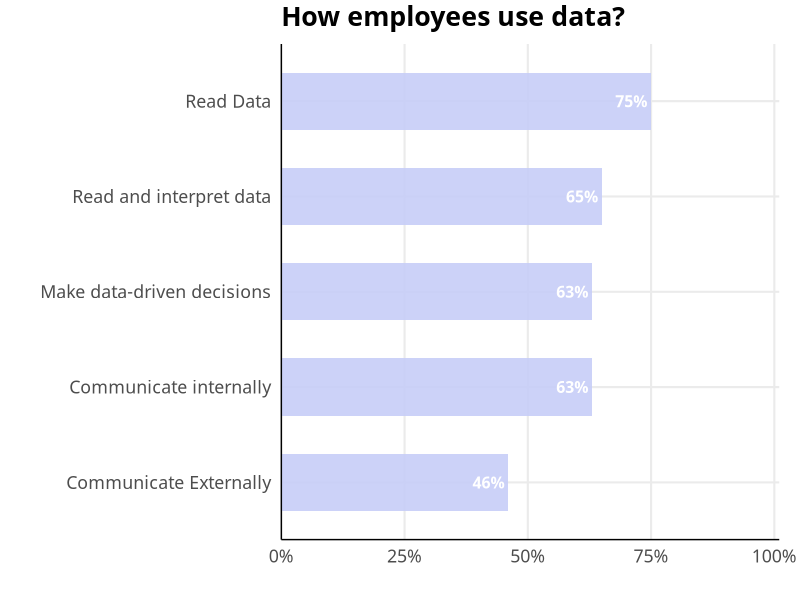
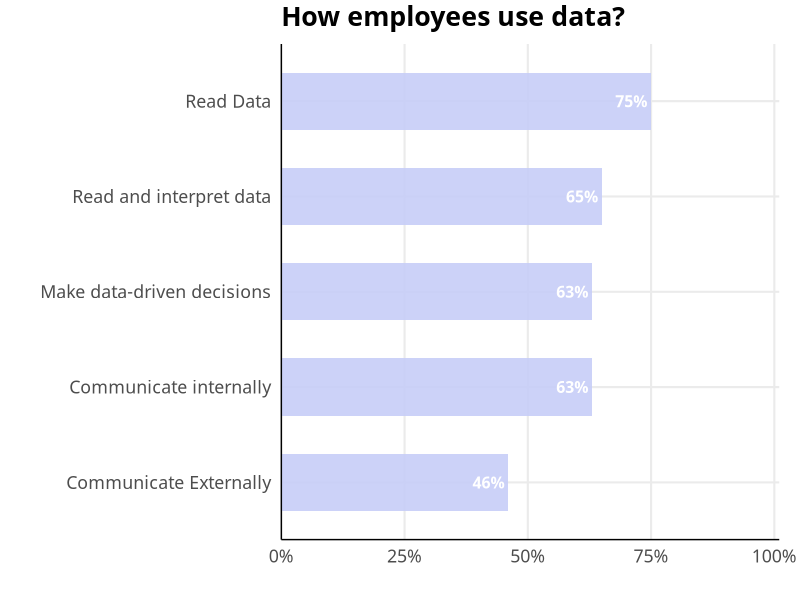

Source code (R) for these figures, in order:
library(tidyverse)

data <- tibble(
  desc = c("Read Data", "Read and interpret data", "Communicate internally", "Make data-driven decisions", "Communicate Externally"),
  prop = c(75, 65, 63, 63, 46)
)

ggplot(data, aes(prop, desc)) +
  geom_col(alpha = 0.9, fill = "#C6CDF7", width = 0.6) +
  geom_text(aes(label = paste0(prop, "%")), nudge_x = -0.75, hjust = 1, size = 4,
            family = "Poppins", fontface = "bold", color = "white") +
  scale_x_continuous(expand = expansion(mult = c(0, 0.01)), 
                     limits = c(0, 100), labels = paste0(seq(0, 100, 25), "%")) +
  labs(
    title = "How employees use data?",
    x = "",
    y = ""
  ) +
  theme_minimal(base_size = 16, base_family = "Poppins") +
  theme(
    plot.margin = margin(5, 15, 5, 10),
    plot.title = element_text(face = "bold"),
    axis.line = element_line(size = 0.5),
    panel.grid.minor = element_blank()
  )

ggsave(here::here("accenture-plot", "plot.png"), width = 10, height = 6, dpi = 150)
